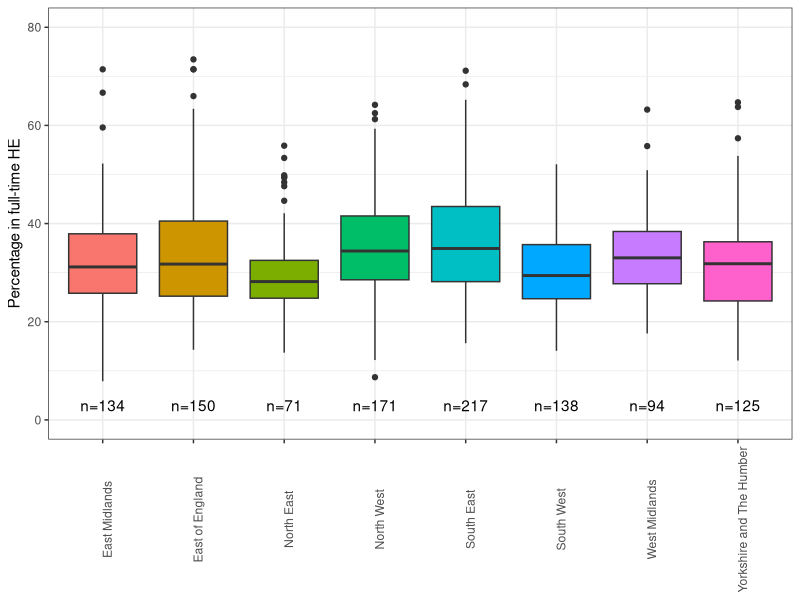

This figure's R source:
## ---- chunk 1
library(tidyverse)

edu_ons = readxl::read_xlsx("data/youngpeoplesattainmentintownsreferencetable1.xlsx", sheet=2)
edu_ons = edu_ons |>
  filter(RGN11NM != "London") |>
  filter(!is.na(RGN11NM))
edu_ons$RGN11NM = as.factor(edu_ons$RGN11NM)
region_sum = edu_ons |>
  group_by(RGN11NM) |>
  summarise(n_ks4 = n())
region_sum$reg_num = as.character(region_sum$RGN11NM)
region_sum$label = sprintf("n=%g", region_sum$n_ks4)
edu_ons$Act19_FTE = as.numeric(edu_ons$`Activity at age 19: full-time higher education`)
ggplot(data = edu_ons, aes(y=Act19_FTE, x = RGN11NM, fill = RGN11NM)) + 
  geom_boxplot() + theme_bw() +
  theme(
     legend.position = "none",
     axis.text.x = element_text(angle = 90),
     axis.title.x = element_blank()) +
  ylab("Percentage in full-time HE")  + ylim(0,80) +
  geom_text(data = region_sum, aes(x=reg_num, y=3, label = label))
